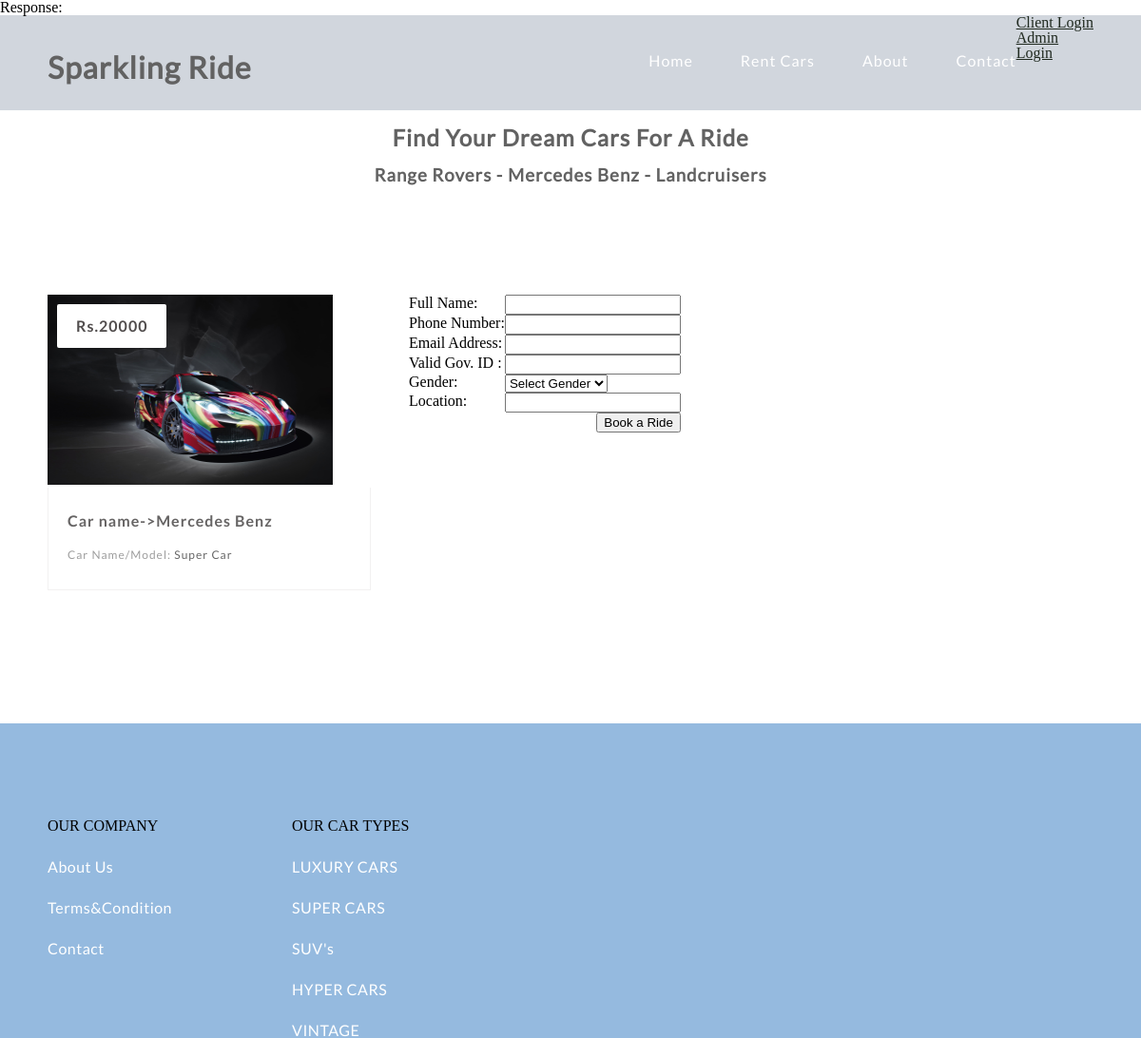
The page /book_car.php?id=1 on the database its author committed.
### tables this page shows
CREATE TABLE IF NOT EXISTS `cars` (
  `car_id` int(11) NOT NULL AUTO_INCREMENT,
  `car_name` varchar(255) NOT NULL,
  `car_type` varchar(255) NOT NULL,
  `image` text NOT NULL,
  `hire_cost` int(11) NOT NULL,
  `capacity` int(11) NOT NULL,
  `status` varchar(255) NOT NULL,
  PRIMARY KEY (`car_id`)
);

### book_car.php (the view, shortened to what this page needs)
<!DOCTYPE html>
<html lang="en">
<head>
	<link rel="stylesheet" type="text/css" href="css/reset.css">
	<link rel="stylesheet" type="text/css" href="css/responsive.css">
</head>
<body>
<section class="">
		<?php
			include 'header.php';
		?>
			<section class="caption">
				<h2 class="caption" style="text-align: center">Find Your Dream Cars For A Ride</h2>
				<h3 class="properties" style="text-align: center">Range Rovers - Mercedes Benz - Landcruisers</h3>
			</section>
	</section>
	<section class="listings">
		<div class="wrapper">
			<ul class="properties_list">
			<?php
						include 'includes/config.php';
						$sel = "SELECT * FROM cars WHERE car_id = '$_GET[id]'";
						$rs = $conn->query($sel);
						$rws = $rs->fetch_assoc();
			?>
				<li>
					<a href="book_car.php?id=<?php echo $rws['car_id'] ?>">
						<img class="thumb" src="cars/<?php echo $rws['image'];?>" width="300" height="200">
					</a>
					<span class="price"><?php echo 'Rs.'.$rws['hire_cost'];?></span>
					<div class="property_details">
						<h1>
							<a href="book_car.php?id=<?php echo $rws['car_id'] ?>"><?php echo 'Car name->'.$rws['car_name'];?></a>
						</h1>
						<h2>Car Name/Model: <span class="property_size"><?php echo $rws['car_type'];?></span></h2>
					</div>
				</li>
				<?php
					if(!isset($_SESSION['email']) && !isset($_SESSION['pass'])){
				?>
				<form method="post">
					<table>
						<tr>
							<td>Full Name:</td>
							<td><input type="text" name="fname" required></td>
						</tr>
						<tr>
							<td>Phone Number:</td>
							<td><input type="text" name="phone" required></td>
						</tr>
						<tr>
							<td>Email Address:</td>
							<td><input type="email" name="email" required></td>
						</tr>
						<tr>
							<td>Valid Gov. ID :</td>
							<td><input type="text" name="id_no" required></td>
						</tr>
						<tr>
							<td>Gender:</td>
							<td>
								<select name="gender">
									<option> Select Gender </option>
								</select>
							</td>
						</tr>
						<tr>
							<td>Location:</td>
							<td><input type="text" name="location" required></td>
						</tr>
						<tr>
							<td colspan="2" style="text-align:right"><input type="submit" name="save" value="Book a Ride"></td>
						</tr>
					</table>
				</form>
				<?php
					} else
						{
							?>
								<a href="pay.php">Click to Book</a>
							<?php
						}
				?>
			</ul>
		</div>
	</section>
	<footer>
		<div class="wrapper footer">
			<ul>
				<li class="links">
					<ul>
						<li>OUR COMPANY</li>
						<li><a href="aboutUs.php">About Us</a></li>
						<li><a href="policy.html">Terms&Condition</a></li>
						<li><a href="contactUs.php">Contact</a></li>
					</ul>
				</li>
				<li class="links">
					<ul>
						<li>OUR CAR TYPES</li>
						<li><a href="#">LUXURY CARS</a></li>
						<li><a href="#">SUPER CARS</a></li>
						<li><a href="#">SUV's</a></li>
						<li><a href="#">HYPER CARS</a></li>
						<li><a href="#">VINTAGE</a></li>
					</ul>
				</li>

### css/responsive.css (style rules this page uses)
body { background: #fff; }
.wrapper { max-width: 1100px; margin: 0 auto; position: relative; }
h1, h2, h3, h4, h5 ,h6 { color: #626262; font-family: "lato-regular", Helvetica, Arial, sans-serif; letter-spacing: 1px; }
h1 { font-size: 2em; margin: .67em 0 }
h2 { font-size: 1.5em; margin: .75em 0 }
h3 { font-size: 1.17em; margin: .83em 0 }
h1, h2, h3, h4, h5, h6 { font-weight: bolder }
.listings { padding: 100px 0; }
.listings ul.properties_list { list-style: none; overflow: hidden; }
.listings ul.properties_list li { display: block; width: 30.90909090909091%; height: auto; position: relative; float: left; margin: 0 3.636363636363636% 3.636363636363636% 0; }
.listings ul.properties_list li .price { position: absolute; top: 10px; left: 10px; padding: 15px 20px; background: #ffffff; color: #514d4d; font-family: "lato-bold", Helvetica, Arial, sans-serif; font-size: 16px; font-weight: bold; letter-spacing: 1px; border-radius: 2px; -webkit-border-radius: 2px; -moz-border-radius: 2px; -o-border-radius: 2px; }
.listings ul li .property_details { width: 87.64705882352941%; padding: 2.941176470588235% 5.882352941176471% 4.117647058823529% 5.882352941176471%; border-bottom: 1px solid #f2f1f1; border-left: 1px solid #f2f1f1; border-right: 1px solid #f2f1f1; transition: all .2s linear; -webkit-transition: all .2s linear; -moz-transition: all .2s linear; -o-transition: all .2s linear; }
.listings ul li .property_details h1 { color: #666464; font-family: "lato-bold", Helvetica, Arial, sans-serif; font-size: 16px!important; font-weight: bold; margin-bottom: 5px; line-height: 28px; }
.listings ul li .property_details h1 a { text-decoration: none; color: #666464; }
.listings ul li .property_details h2 { color: #9d9d9d; font-family: "lato-regular", Helvetica, Arial, sans-serif; font-size: 12px; line-height: 26px; font-weight: normal; }
.listings ul li .property_details .property_size { color: #676767; }
footer { padding-top: 100px; background: #95badf; }
footer .footer > ul { overflow: hidden; }
footer .footer > ul > li { display: block; float: left; list-style: none; margin-right: 60px; }
footer .footer > ul > li:last-child { margin-right: 0; }
footer .footer > ul > li.links { width: 197px; }
footer ul li.links > ul > li { display: block; width: 100%; list-style: none; margin-bottom: 27px; }
footer ul li.links > ul > li:last-child { margin-bottom: 0; }
footer .footer > ul > li.links li a { text-decoration: none; display: block; color: #fff; font-family: "lato-regular", Helvetica, Arial, sans-serif; font-size: 16px; letter-spacing: .5px; text-align: left; }

### rows shown on the page
cars: image (picture), hire_cost "20000", car_name "Mercedes Benz", car_type "Super Car"
